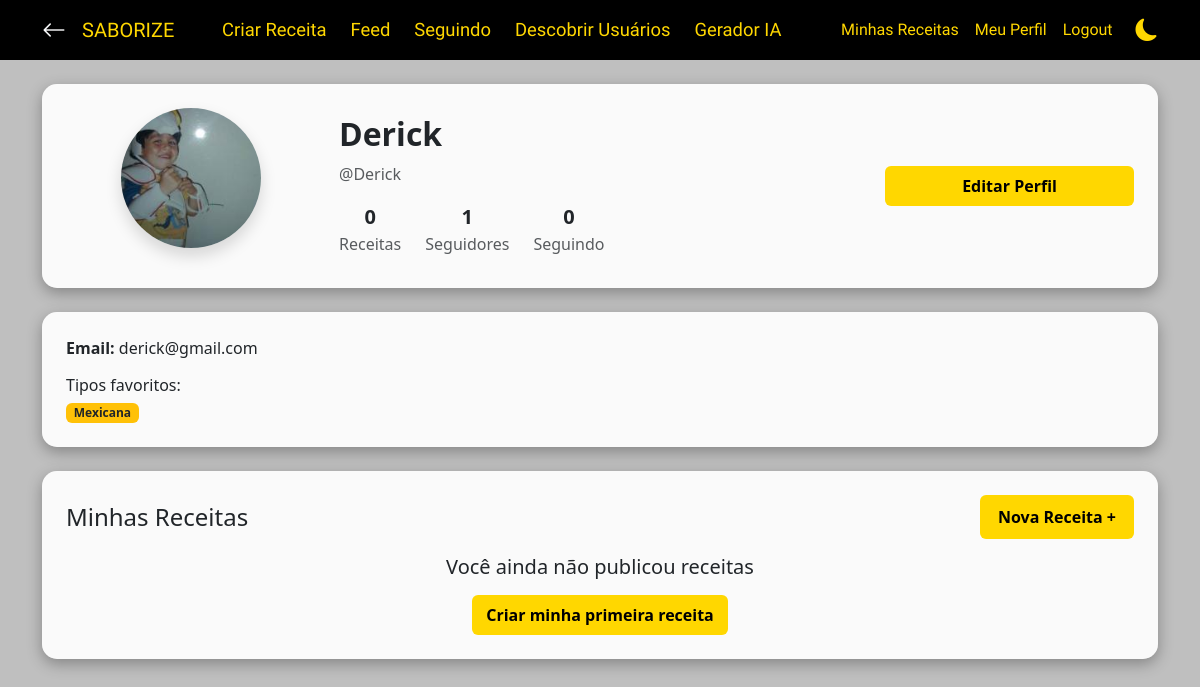
The page /perfil/ (signed in) on the database as committed earlier.
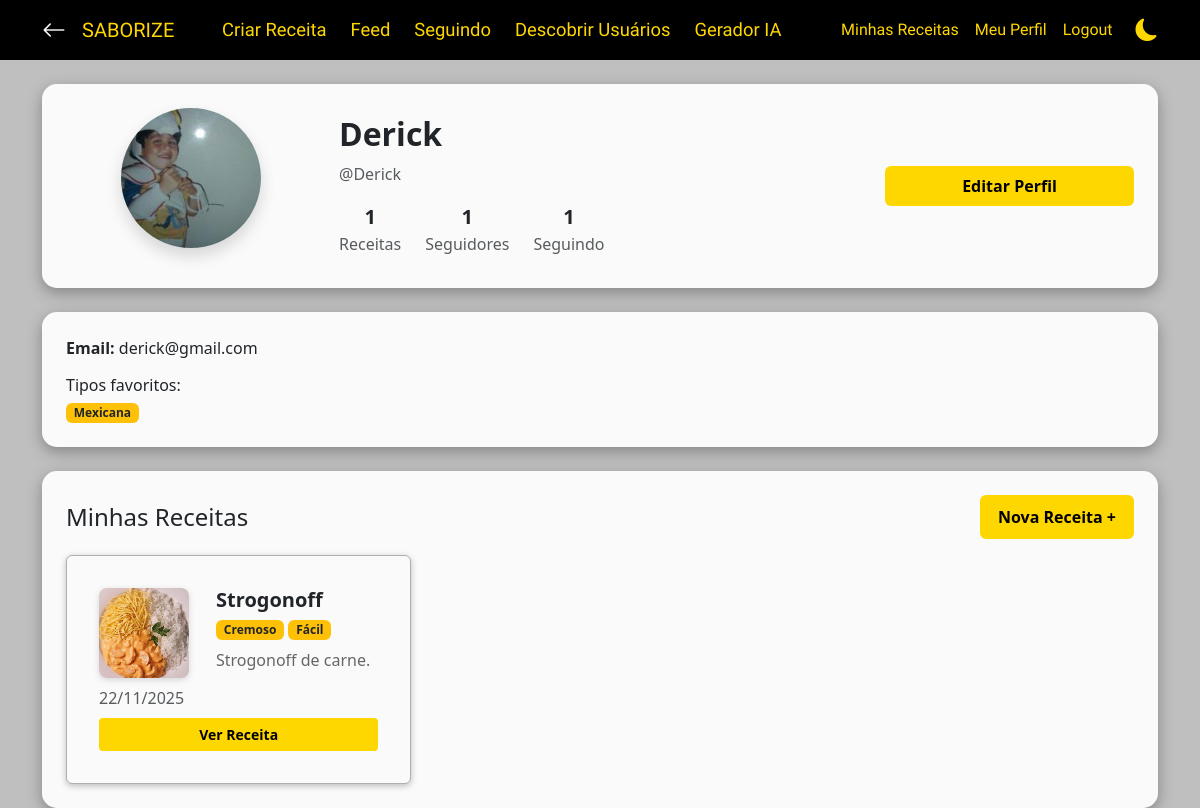
The same page on the database as committed later.
### autenticacao/models.py (models this page shows, shortened)
class User(AbstractUser):
    bio = models.TextField(max_length=500, blank=True, verbose_name="Biografia")
    foto_perfil = models.ImageField(upload_to='perfil/', default='perfil/default.jpg', blank=True)
    telefone = models.CharField(max_length=20, blank=True)
    data_nascimento = models.DateField(null=True, blank=True)
    cidade = models.CharField(max_length=100, blank=True)
    estado = models.CharField(max_length=50, blank=True)
    tags_favoritas = models.ManyToManyField(
        TagsReceita,
        blank=True,
        related_name='usuarios_favoritos',
        verbose_name="Tipos de receitas favoritas"
    )
    openai_api_key_encrypted = models.TextField(blank=True, null=True, verbose_name="OpenAI API Key (Encrypted)")
    criado_em = models.DateTimeField(auto_now_add=True)
    atualizado_em = models.DateTimeField(auto_now=True)
    @property
    def total_seguidores(self):
        return self.seguidores.count()
    @property
    def total_seguindo(self):
        return self.seguindo.count()
    @property
    def total_receitas(self):
        return self.receitas.count()

class TagsReceita(models.Model):
    nome = models.CharField(max_length=50, unique=True)
    descricao = models.CharField(max_length=200, blank=True)
    criada_em = models.DateTimeField(auto_now_add=True)
    class Meta:
        ordering = ['nome']
        verbose_name = 'Tag de Receita'
        verbose_name_plural = 'Tags de Receitas'

### receitas/models.py (models this page shows, shortened)
class Receita(models.Model):
    user = models.ForeignKey(User, on_delete=models.CASCADE, related_name='receitas')
    titulo = models.CharField(max_length=150)
    descricao = models.TextField(
        help_text="Descreva a receita em detalhes, incluindo ingredientes e modo de preparo."
    )
    ingredientes = models.TextField(
        help_text="Liste os ingredientes necessários para a receita."
    )
    passos = models.TextField(
        help_text="Descreva os passos para preparar a receita."
    )
    imagem = models.ImageField(
        upload_to='receitas/',
        null=True,
        blank=True,
        help_text="Imagem ilustrativa da receita (opcional)."
    )
    tags = models.ManyToManyField(
        TagsReceita,
        related_name='receitas',
        blank=True
    )
    publica = models.BooleanField(default=True, help_text="Receita visível no feed público")
    criada_em = models.DateTimeField(auto_now_add=True)
    atualizada_em = models.DateTimeField(auto_now=True)
    class Meta:
        ordering = ['-criada_em']
        verbose_name = 'Receita'
        verbose_name_plural = 'Receitas'
    @property
    def media_avaliacoes(self):
        avaliacoes = self.avaliacoes.all()
        if not avaliacoes:
            return 0
        return round(sum([av.nota for av in avaliacoes]) / len(avaliacoes), 1)

### autenticacao/views.py (the view)
# urls.py: path('perfil/', views.perfil, name="perfil"),
@login_required
def perfil(request, username=None):
    if username:
        user = get_object_or_404(User, username=username)
    else:
        user = request.user
    receitas_recentes = user.receitas.filter(publica=True)[:6]
    context = {
        'perfil_usuario': user,
        'receitas_recentes': receitas_recentes,
        'is_own_profile': user == request.user,
    }
    return render(request, 'autenticacao/perfil.html', context)

### autenticacao/templates/autenticacao/perfil.html (shortened to what the changed rows need)
{% extends 'base.html' %}
{% block content %}
<div class="container mt-4">
    <div class="card card-custom p-4 mb-4">
        <div class="row align-items-center">
            <div class="col-md-3 text-center mb-3">
                {% if perfil_usuario.foto_perfil %}
                    <img src="{{ perfil_usuario.foto_perfil.url }}" class="rounded-circle shadow"
                         style="width: 140px; height: 140px; object-fit: cover;">
                {% else %}
                    <div class="rounded-circle bg-secondary text-white d-flex justify-content-center align-items-center"
                         style="width: 140px; height: 140px;">
                        Sem foto
                    </div>
                {% endif %}
            </div>
            <div class="col-md-6">
                <h2 class="fw-bold">
                    {% if perfil_usuario.first_name or perfil_usuario.last_name %}
                        {{ perfil_usuario.first_name }} {{ perfil_usuario.last_name }}
                    {% else %}
                        {{ perfil_usuario.username }}
                    {% endif %}
                </h2>
                <p class="text-muted">@{{ perfil_usuario.username }}</p>
                <div class="d-flex gap-4 mt-3">
                    <div class="text-center">
                        <strong class="fs-5">{{ perfil_usuario.total_receitas }}</strong><br>
                        <span class="text-muted">Receitas</span>
                    </div>
                    <div class="text-center">
                        <strong class="fs-5">{{ perfil_usuario.total_seguidores }}</strong><br>
                        <span class="text-muted">Seguidores</span>
                    </div>
                    <div class="text-center">
                        <strong class="fs-5">{{ perfil_usuario.total_seguindo }}</strong><br>
                        <span class="text-muted">Seguindo</span>
                    </div>
                </div>
            </div>
        </div>
    </div>
    <div class="card card-custom p-4 mb-4">
        {% if perfil_usuario.email and is_own_profile %}
            <p><strong>Email:</strong> {{ perfil_usuario.email }}</p>
        {% endif %}
        {% if perfil_usuario.tags_favoritas.all %}
            <h6>Tipos favoritos:</h6>
            <div class="d-flex flex-wrap gap-2">
                {% for tag in perfil_usuario.tags_favoritas.all %}
                    <span class="badge bg-warning text-dark">{{ tag.nome }}</span>
                {% endfor %}
            </div>
        {% endif %}
    </div>
    <div class="card card-custom p-4">
        {% if receitas_recentes %}
            <div class="row g-3">
                {% for receita in receitas_recentes %}
                    <div class="col-md-4">
                        <div class="card-receita rounded p-3 h-100">
                            <div class="card-body">
                                <div class="receita-row mb-2">
                                    {% if receita.imagem %}
                                        <img src="{{ receita.imagem.url }}" alt="Foto da receita" class="receita-img-small">
                                    {% else %}
                                        <img src="/static/img/sem_foto.png" alt="Sem foto" class="receita-img-small">
                                    {% endif %}
                                    <div class="receita-meta">
                                        <h5 class="fw-bold mb-1" style="margin:0; white-space: nowrap; overflow: hidden; text-overflow: ellipsis;">
                                            {{ receita.titulo }}
                                        </h5>
                                        <div class="mb-2">
                                            {% for tag in receita.tags.all %}
                                                <span class="badge bg-warning text-dark">{{ tag.nome }}</span>
                                            {% empty %}
                                                <span class="text-muted">Sem categoria</span>
                                            {% endfor %}
                                        </div>
                                        <p class="mb-1" style="margin:0; color: #666;">
                                            {{ receita.descricao|truncatewords:10 }}
                                        </p>
                                    </div>
                                </div>
                                <div class="d-flex justify-content-between align-items-center mb-2">
                                    <span class="text-muted">{{ receita.criada_em|date:"d/m/Y" }}</span>
                                </div>
                                <div class="card-actions">
                                    <a href="{% url 'ver_receita' receita.id %}" class="btn btn-custom btn-sm w-100 fw-bold">
                                        Ver Receita
                                    </a>
                                </div>
                            </div>
                        </div>
                    </div>
                {% endfor %}
            </div>
        {% else %}
            <div class="text-center">
                <h5 class="mb-3">
                    {% if is_own_profile %}
                        Você ainda não publicou receitas
                    {% else %}
                        Este usuário não publicou receitas
                    {% endif %}
                </h5>
                {% if is_own_profile %}
                    <a href="{% url 'criar_receita' %}" class="btn btn-custom fw-bold">Criar minha primeira receita</a>
                {% endif %}
            </div>
        {% endif %}
    </div>
</div>
{% endblock %}

Rows that differ between the two databases and show on the page:
changed User "Derick": total_receitas "0" → "1"; total_seguindo "0" → "1"
added Receita: imagem (picture), titulo "Strogonoff", descricao "Strogonoff de carne.", criada_em "22/11/2025"
now on this page (row unchanged): TagsReceita: nome "Cremoso", shown under "Strogonoff"
now on this page (row unchanged): TagsReceita: nome "Fácil", shown under "Strogonoff"
Other text that changed with them:
text no longer shown: "Você ainda não publicou receitas Criar minha primeira receita"
